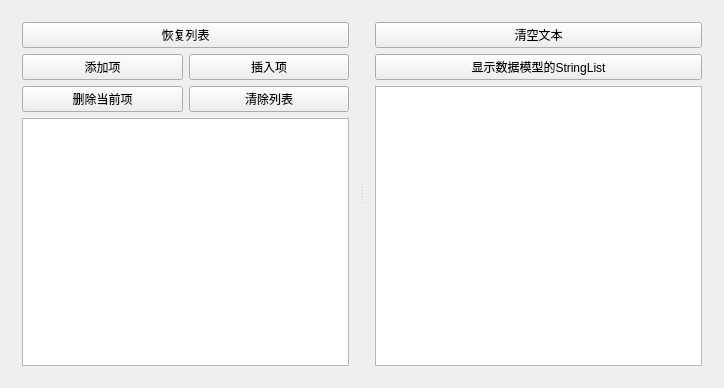
<?xml version="1.0" encoding="UTF-8"?>
<ui version="4.0">
 <class>Widget</class>
 <widget class="QWidget" name="Widget">
  <property name="geometry">
   <rect>
    <x>0</x>
    <y>0</y>
    <width>724</width>
    <height>388</height>
   </rect>
  </property>
  <property name="windowTitle">
   <string>Widget</string>
  </property>
  <layout class="QHBoxLayout" name="horizontalLayout_3">
   <item>
    <widget class="QSplitter" name="splitter">
     <property name="orientation">
      <enum>Qt::Horizontal</enum>
     </property>
     <widget class="QWidget" name="">
      <layout class="QVBoxLayout" name="verticalLayout">
       <item>
        <widget class="QPushButton" name="pushButton">
         <property name="text">
          <string>恢复列表</string>
         </property>
        </widget>
       </item>
       <item>
        <layout class="QHBoxLayout" name="horizontalLayout">
         <item>
          <widget class="QPushButton" name="btnListAppend">
           <property name="text">
            <string>添加项</string>
           </property>
          </widget>
         </item>
         <item>
          <widget class="QPushButton" name="btnListInsert">
           <property name="text">
            <string>插入项</string>
           </property>
          </widget>
         </item>
        </layout>
       </item>
       <item>
        <layout class="QHBoxLayout" name="horizontalLayout_2">
         <item>
          <widget class="QPushButton" name="btnListDelete">
           <property name="text">
            <string>删除当前项</string>
           </property>
          </widget>
         </item>
         <item>
          <widget class="QPushButton" name="btnListClear">
           <property name="text">
            <string>清除列表</string>
           </property>
          </widget>
         </item>
        </layout>
       </item>
       <item>
        <widget class="QListView" name="listView"/>
       </item>
      </layout>
     </widget>
     <widget class="QWidget" name="">
      <layout class="QVBoxLayout" name="verticalLayout_2">
       <item>
        <widget class="QPushButton" name="pushButton_6">
         <property name="text">
          <string>清空文本</string>
         </property>
        </widget>
       </item>
       <item>
        <widget class="QPushButton" name="btnTextImport">
         <property name="text">
          <string>显示数据模型的StringList</string>
         </property>
        </widget>
       </item>
       <item>
        <widget class="QPlainTextEdit" name="plainTextEdit"/>
       </item>
      </layout>
     </widget>
    </widget>
   </item>
  </layout>
 </widget>
 <layoutdefault spacing="6" margin="11"/>
 <resources/>
 <connections/>
</ui>
